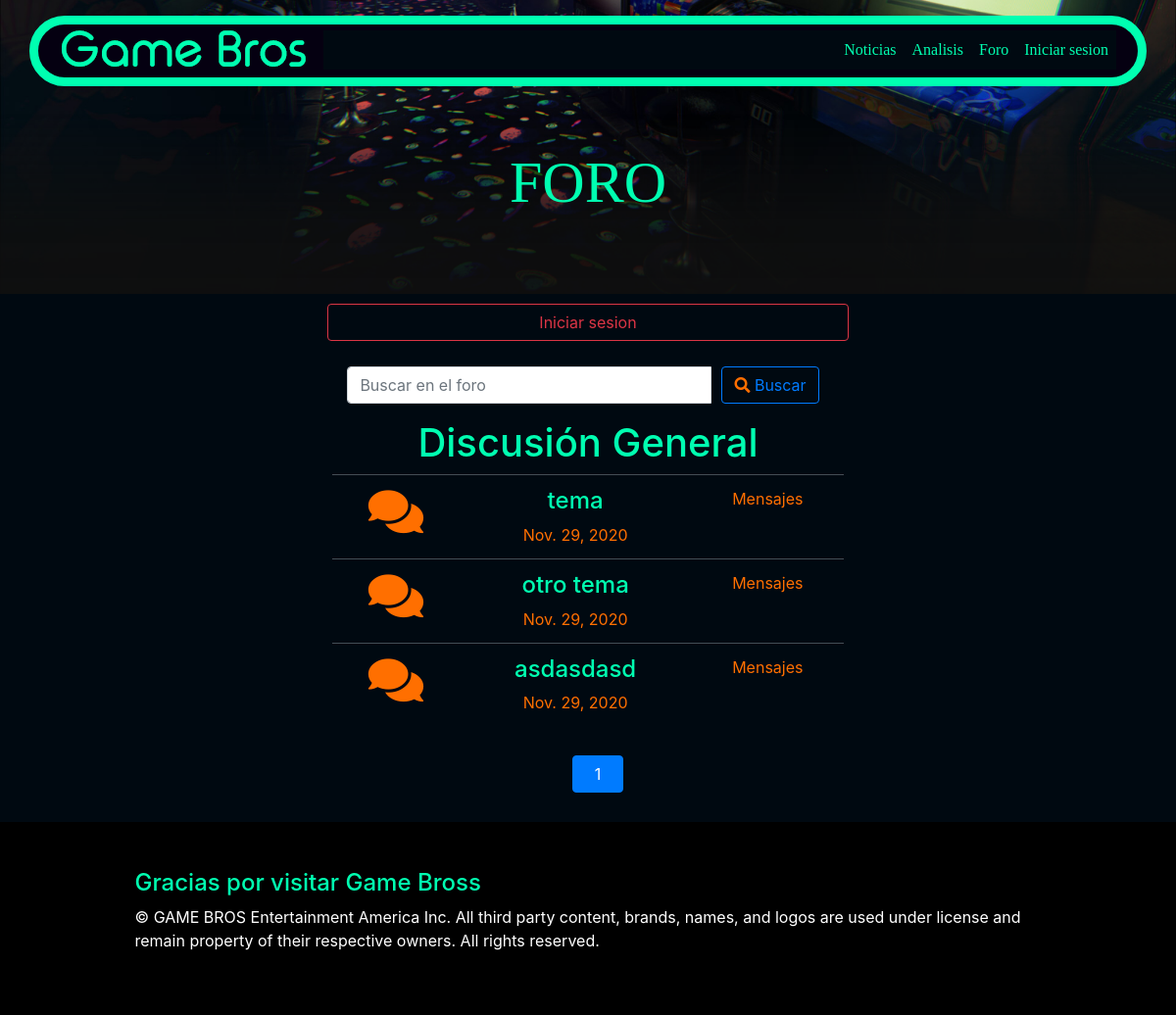
/foro, run on an earlier commit of the app's database.
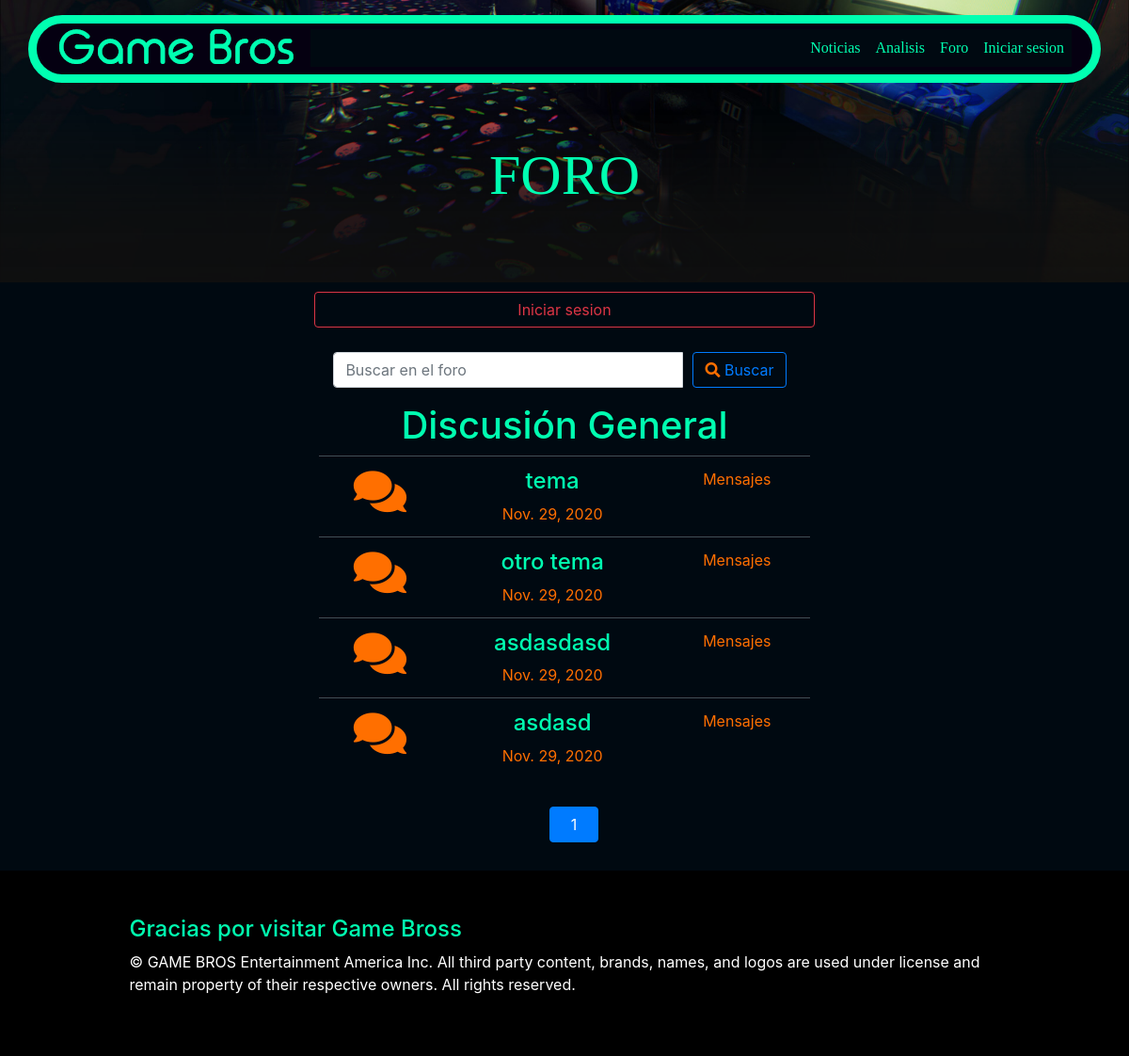
And on a later commit of the database.
### noticias/models.py (models this page shows, shortened)
class Foro(models.Model):
    user = models.ForeignKey(User, on_delete=models.CASCADE, related_name='foros', default='1')
    tema = models.CharField(max_length=200)
    slug = models.SlugField('Slug', max_length = 200, null=True, blank=True)
    contenido = RichTextField()
    fecha_publicacion = models.DateField('Fecha de Creacion',auto_now = False,auto_now_add = True)

### noticias/views.py (the view)
# urls.py: path('foro',views.foro,name='foro'),
def foro(request):
    queruset = request.GET.get("buscar")
    num_noticias = Post.objects.all().count()
    ultimoForo = Foro.objects.filter(fecha_publicacion__lte=timezone.now()).order_by('-fecha_publicacion')
    if queruset:
        ultimoForo = Foro.objects.filter(
            Q(tema__icontains = queruset)
        ).distinct()
    paginator = Paginator(ultimoForo,10)
    page = request.GET.get('page')
    ultimoForo = paginator.get_page(page)
    return render(request,'foro.html',{'num_noticias':num_noticias, 'ultimoForo': ultimoForo,})

### noticias/templates/foro.html (shortened to what this page needs)
{% extends "base_generic.html" %}
{% load static %}
{% block content %}
<header >
  <div class="image-center">
    <div class="portada">
      <img src="{% static 'img/Fondo.png' %}" class="img-fluid" alt="portada">
    </div>
    <div class="titulo-noticias">
      <h1 class="color ">FORO</h1>
    </div>
  </div>
</header>
<section>
  <div class="container col-12 bg-color2">
    <div class=" container col-12 col-sm-10">
      <div class="container col-12 col-sm-12 col-md-9 col-lg-8 col-xl-7 d-block">
        <div class="row ">
          {% if user.is_authenticated %}
            <a href="{% url 'listar_foro' %}" class="btn btn-outline-primary col" role="button">  Mis Temas      </a>
            <a href="{% url 'agregar_foro' %}" class="btn btn-outline-success col" role="button">  Crear un Tema   </a>
          {% else %}
            <a href="{% url 'login' %}"  class="btn btn-outline-danger col" role="button"> Iniciar sesion  </a>
          {% endif %}
        </div>
        <div class="row ">
            <div class="col-md-12 py-3 search">
              <form method="get">
                <div id="custom-search-input">
                  <div class="input-group col-md-12">
                    <input type="text" class="form-control" placeholder="Buscar en el foro" name="buscar">
                    <span class="input-group-list">
                      <button type="submit" class=" my-0 btn btn-outline-primary"><i class="fas fa-search"></i> Buscar</button>
                    </span>
                  </div>
                </div>
              </form>
            </div>
        </div>
        <div class="row justify-content-between">
          <div class="col-12">
            <div class="border-foro bg-color2 text-center">
              <h1 style="color: #00FFB1;">Discusión General</h1>
            </div>
            <table class="table table-hover table-dark">
              <tbody class="color2">
                {% for foro in ultimoForo %}
                <tr class="bg-color2 text-center">
                  <th scope="row"><i class="fas fa-comments" style="font-size: 50px;"></i></th>
                  <td>
                    <a href="{% url 'foro_post' foro.slug %}">
                    <div>
                        <H4 class="color">
                          {{ foro.tema}}
                        </H4>
                      </div>
                      <div>
                        <H8 class="color2">
                          {{ foro.fecha_publicacion}}
                        </H8>
                      </div>
                    </a>
                    </td>
                    <td>Mensajes</td>
                  </tr>
                {% endfor %}
              </tbody>
            </table>
            <ul class="pagination justify-content-center" style="margin:20px 0">
              {% for i in ultimoForo.paginator.page_range %}
                {% if ultimoForo.number == i %}
                <li class="page-item">
                  <a class="btn btn-primary col">{{ i }}</a>
                </li>
                {% else %}
                <li class="page-item">
                  <a class="btn btn-outline-primary col" href="?page={{ i }}{% if request.GET.buscar %}&buscar={{ request.GET.buscar }}{% endif %}">{{ i }}</a>
                </li>
                {% endif %}
              {% endfor %}
            </ul>
          </div>
        </div>
      </div>
    </div>
  </div>
</section>
{% endblock %}

What changed in the data, as far as the page shows it:
added Foro: tema "asdasd", fecha_publicacion "Nov. 29, 2020"
